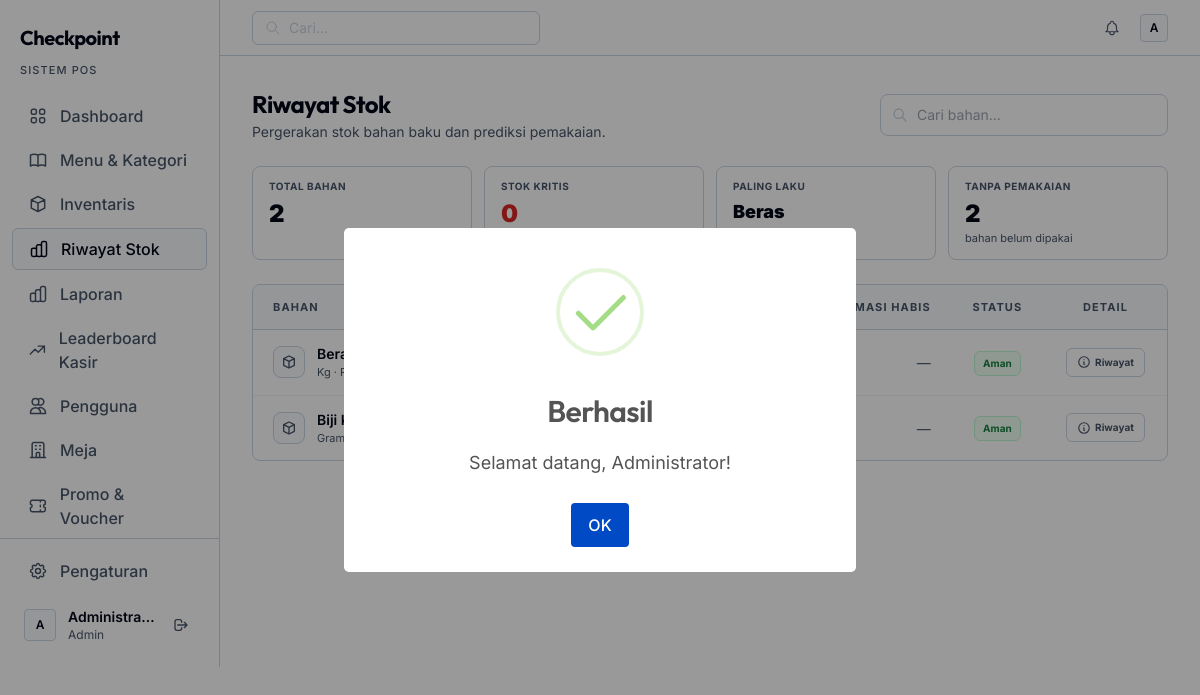
/modules/admin/stok_movement.php (signed in), run on the app's committed database.
### tables this page shows
CREATE TABLE `bahan_baku` (
  `id` int(11) NOT NULL AUTO_INCREMENT,
  `nama_bahan` varchar(100) NOT NULL,
  `satuan` varchar(50) NOT NULL,
  `harga_beli` decimal(12,2) NOT NULL DEFAULT 0.00,
  `stok_sekarang` decimal(12,2) NOT NULL DEFAULT 0.00,
  PRIMARY KEY (`id`)
);

### modules/admin/stok_movement.php (the view, shortened to what this page needs)
<?php
require_once __DIR__ . '/../../includes/auth.php';
$bahan = $pdo->query("
    SELECT
        b.id, b.nama_bahan, b.satuan, b.harga_beli, b.stok_sekarang,
        COALESCE(SUM(dp.qty * rm.jumlah_dibutuhkan), 0) as total_terpakai,
        COUNT(DISTINCT dp.id) as total_kali_dipakai
    FROM bahan_baku b
    LEFT JOIN resep_menu rm ON rm.bahan_id = b.id
    LEFT JOIN detail_pesanan dp ON dp.menu_id = rm.menu_id
    LEFT JOIN pesanan p ON dp.pesanan_id = p.id AND p.status_pesanan IN ('dibayar', 'selesai', 'diproses')
    GROUP BY b.id
    ORDER BY b.nama_bahan ASC
")->fetchAll();
$bahanData = [];
foreach ($bahan as $b) {
    $totalTerpakai = (float)$b['total_terpakai'];
    $stok = (float)$b['stok_sekarang'];
    $usageRate = 0;
    $estimatedDays = null;
    $bahanData[] = [
        'id' => $b['id'],
        'nama' => $b['nama_bahan'],
        'satuan' => $b['satuan'],
        'harga_beli' => (float)$b['harga_beli'],
        'stok' => $stok,
        'terpakai' => $totalTerpakai,
        'rata_per_transaksi' => $usageRate,
        'estimasi_hari' => $estimatedDays,
    ];
}
require_once __DIR__ . '/../../includes/header.php';
require_once __DIR__ . '/../../includes/sidebar.php';
?>
<div x-data="stokMovement()" class="space-y-6">
    <div class="flex flex-col sm:flex-row sm:items-center justify-between gap-4">
        <div>
            <h1 class="text-2xl font-display font-bold text-vibe-on-surface tracking-tight">Riwayat Stok</h1>
            <p class="text-sm text-vibe-on-surface-variant mt-0.5">Pergerakan stok bahan baku dan prediksi pemakaian.</p>
        </div>
        <div class="relative w-full sm:w-72">
            <span class="absolute left-3 top-1/2 -translate-y-1/2 text-vibe-outline-variant">
                <svg class="w-4 h-4" fill="none" stroke="currentColor" viewBox="0 0 24 24"><path stroke-linecap="round" stroke-linejoin="round" stroke-width="2" d="M21 21l-6-6m2-5a7 7 0 11-14 0 7 7 0 0114 0z"/></svg>
            </span>
            <input type="text" x-model="search" placeholder="Cari bahan..." class="w-full pl-9 pr-4 py-2.5 bg-white border border-vibe-outline-variant rounded-lg focus:outline-none focus:border-vibe-on-surface text-sm transition-colors">
        </div>
    </div>
    <div class="grid grid-cols-2 md:grid-cols-4 gap-3">
        <div class="bg-white border border-vibe-outline-variant rounded-lg px-4 py-3">
            <div class="text-[10px] font-bold text-vibe-on-surface-variant uppercase tracking-wider">Total Bahan</div>
            <div class="text-2xl font-black text-vibe-on-surface mt-1"><?= count($bahanData) ?></div>
        </div>
        <div class="bg-white border border-vibe-outline-variant rounded-lg px-4 py-3">
            <div class="text-[10px] font-bold text-vibe-on-surface-variant uppercase tracking-wider">Stok Kritis</div>
            <div class="text-2xl font-black text-vibe-error mt-1"><?= count(array_filter($bahanData, fn($b) => $b['stok'] <= 5)) ?></div>
        </div>
        <div class="bg-white border border-vibe-outline-variant rounded-lg px-4 py-3">
            <div class="text-[10px] font-bold text-vibe-on-surface-variant uppercase tracking-wider">Paling Laku</div>
            <div class="text-lg font-black text-vibe-on-surface mt-1 truncate">
                <?php
                $sorted = $bahanData;
                usort($sorted, fn($a, $b) => $b['terpakai'] <=> $a['terpakai']);
                echo $sorted ? htmlspecialchars($sorted[0]['nama']) : '-';
                ?>
            </div>
            <div class="text-[11px] text-vibe-on-surface-variant"><?= $sorted ? (int)$sorted[0]['terpakai'] . ' ' . $sorted[0]['satuan'] . ' terpakai' : '' ?></div>
        </div>
        <div class="bg-white border border-vibe-outline-variant rounded-lg px-4 py-3">
            <div class="text-[10px] font-bold text-vibe-on-surface-variant uppercase tracking-wider">Tanpa Pemakaian</div>
            <div class="text-2xl font-black text-vibe-on-surface mt-1"><?= count(array_filter($bahanData, fn($b) => $b['terpakai'] == 0)) ?></div>
            <div class="text-[11px] text-vibe-on-surface-variant">bahan belum dipakai</div>
        </div>
    </div>
    <div class="bg-white border border-vibe-outline-variant rounded-xl overflow-hidden">
        <div class="overflow-x-auto">
            <table class="w-full">
                <thead>
                    <tr class="text-[11px] font-bold text-vibe-on-surface-variant uppercase tracking-widest border-b border-vibe-outline-variant bg-vibe-surface-dim">
                        <th class="px-5 py-3.5 text-left">Bahan</th>
                        <th class="px-5 py-3.5 text-right">Stok</th>
                        <th class="px-5 py-3.5 text-right">Terpakai</th>
                        <th class="px-5 py-3.5 text-right">Rata/Transaksi</th>
                        <th class="px-5 py-3.5 text-right">Estimasi Habis</th>
                        <th class="px-5 py-3.5 text-center">Status</th>
                        <th class="px-5 py-3.5 text-center">Detail</th>
                    </tr>
                </thead>
                <tbody class="divide-y divide-vibe-outline/50">
                    <?php if (empty($bahanData)): ?>
                    <tr>
                        <td colspan="7" class="px-5 py-12 text-center text-sm text-vibe-on-surface-variant">Belum ada data bahan baku.</td>
                    </tr>
                    <?php else: ?>
                    <?php foreach ($bahanData as $b): ?>
                    <tr class="hover:bg-vibe-surface-dim transition-colors <?= $b['estimasi_hari'] !== null && $b['estimasi_hari'] <= 7 ? 'bg-orange-50/50' : '' ?>">
                        <td class="px-5 py-3.5">
                            <div class="flex items-center gap-3">
                                <div class="w-8 h-8 rounded-lg border border-vibe-outline-variant bg-vibe-surface-dim flex items-center justify-center shrink-0">
                                    <svg class="w-4 h-4 text-vibe-on-surface-variant" fill="none" stroke="currentColor" viewBox="0 0 24 24"><path stroke-linecap="round" stroke-linejoin="round" stroke-width="2" d="M20 7l-8-4-8 4m16 0l-8 4m8-4v10l-8 4m0-10L4 7m8 4v10M4 7v10l8 4"></path></svg>
                                </div>
                                <div>
                                    <div class="font-semibold text-sm text-vibe-on-surface"><?= htmlspecialchars($b['nama']) ?></div>
                                    <div class="text-[11px] text-vibe-on-surface-variant"><?= htmlspecialchars($b['satuan']) ?> · Rp <?= number_format($b['harga_beli'], 0, ',', '.') ?></div>
                                </div>
                            </div>
                        </td>
                        <td class="px-5 py-3.5 text-right">
                            <span class="font-bold text-base <?= $b['stok'] <= 5 ? 'text-vibe-error' : 'text-vibe-on-surface' ?>"><?= number_format($b['stok'], $b['satuan'] === 'Rp' ? 0 : 0, ',', '.') ?></span>
                        </td>
                        <td class="px-5 py-3.5 text-right">
                            <span class="font-semibold text-sm text-vibe-on-surface"><?= number_format($b['terpakai'], 0, ',', '.') ?></span>
                            <span class="text-[11px] text-vibe-on-surface-variant"><?= htmlspecialchars($b['satuan']) ?></span>
                        </td>
                        <td class="px-5 py-3.5 text-right">
                            <span class="text-sm text-vibe-on-surface font-medium"><?= number_format($b['rata_per_transaksi'], 1, ',', '.') ?></span>
                        </td>
                        <td class="px-5 py-3.5 text-right">
                            <?php if ($b['estimasi_hari'] !== null): ?>
                                <span class="font-bold text-sm <?= $b['estimasi_hari'] <= 3 ? 'text-vibe-error' : ($b['estimasi_hari'] <= 7 ? 'text-yellow-600' : 'text-vibe-on-surface') ?>">
                                    <?= $b['estimasi_hari'] ?> hari
                                </span>
                            <?php else: ?>
                                <span class="text-sm text-vibe-on-surface-variant">—</span>
                            <?php endif; ?>
                        </td>
                        <td class="px-5 py-3.5 text-center">
                            <?php if ($b['stok'] <= 0): ?>
                                <span class="inline-flex items-center gap-1 px-2 py-1 rounded-md text-[10px] font-bold bg-red-100 text-red-700 border border-red-200">Habis</span>
                            <?php elseif ($b['stok'] <= 5): ?>
                                <span class="inline-flex items-center gap-1 px-2 py-1 rounded-md text-[10px] font-bold bg-orange-100 text-orange-700 border border-orange-200">Kritis</span>
                            <?php elseif ($b['estimasi_hari'] !== null && $b['estimasi_hari'] <= 7): ?>
                                <span class="inline-flex items-center gap-1 px-2 py-1 rounded-md text-[10px] font-bold bg-yellow-50 text-yellow-700 border border-yellow-200">Menipis</span>
                            <?php else: ?>
                                <span class="inline-flex items-center gap-1 px-2 py-1 rounded-md text-[10px] font-bold bg-green-50 text-green-700 border border-green-200">Aman</span>
                            <?php endif; ?>
                        </td>
                        <td class="px-5 py-3.5 text-center">
                            <button @click="showDetail(<?= $b['id'] ?>, '<?= htmlspecialchars($b['nama'], ENT_QUOTES) ?>', '<?= htmlspecialchars($b['satuan'], ENT_QUOTES) ?>')"
                                    class="inline-flex items-center gap-1 px-2.5 py-1.5 text-[10px] font-bold text-vibe-on-surface-variant border border-vibe-outline-variant rounded-md hover:bg-vibe-surface-dim hover:text-vibe-on-surface transition-colors">
                                <svg class="w-3.5 h-3.5" fill="none" stroke="currentColor" viewBox="0 0 24 24"><path stroke-linecap="round" stroke-linejoin="round" stroke-width="2" d="M13 16h-1v-4h-1m1-4h.01M21 12a9 9 0 11-18 0 9 9 0 0118 0z"/></svg>
                                Riwayat
                            </button>
                        </td>
                    </tr>
                    <?php endforeach; ?>
                    <?php endif; ?>
                </tbody>
            </table>
        </div>
    </div>
</div>
<?php require_once __DIR__ . '/../../includes/footer.php'; ?>

### data on the page
bahan_baku: nama_bahan "Beras", satuan "Kg"
bahan_baku: nama_bahan "Biji…", satuan "Gram"

### other printed values
substr($user['nama_lengkap'], 0, 1) "A"
$user['nama_lengkap'] "Administra…"
$user['role'] "Admin"
count($bahanData) "2"
count(array_filter($bahanData, fn($b) => $b['stok'] <= 5)) "0"
count(array_filter($bahanData, fn($b) => $b['terpakai'] == 0)) "2"
